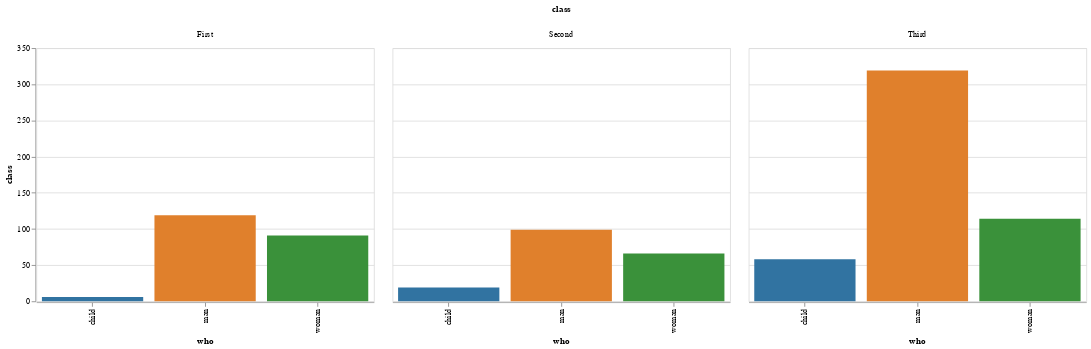

The notebook cell saved with this chart:
### Code cell
display(salt.countplot(x="class", hue="who", data=titanic))
ax = sns.countplot(x="class", hue="who", data=titanic)

### Figure 1 — Vega-Lite specification as saved in the notebook (floating-point values rounded to 4 significant figures; data arrays with more than 128 entries replaced by an {"elided": "..."} marker saying what was removed)
{"$schema": "https://vega.github.io/schema/vega-lite/v2.4.1.json", "config": {"range": {"category": ["rgba(49,115,161,1)", "rgba(224,128,44,1)", "rgba(58,145,58,1)", "rgba(192,60,61,1)", "rgba(147,113,178,1)", "rgba(131,91,83,1)", "rgba(213,132,188,1)", "rgba(127,127,127,1)", "rgba(168,169,53,1)", "rgba(45,171,184,1)"]}, "view": {"height": 300, "width": 400}}, "data": {"values": {"elided": "891 records"}}, "facet": {"column": {"field": "class", "type": "nominal"}}, "spec": {"encoding": {"color": {"field": "who", "legend": null, "type": "nominal"}, "x": {"field": "who", "type": "nominal"}, "y": {"aggregate": "count", "axis": {"title": "class"}, "field": "class", "type": "quantitative"}}, "mark": "bar"}}
